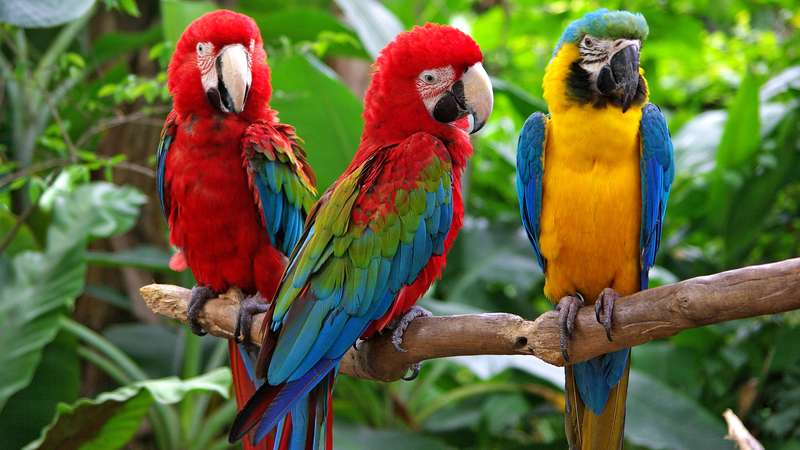
#> input picture week5/img/parrots.jpg, 800 x 450 px
$ python hw2.py
#> lines starting #> are read from the running program, lines starting #| are printed output that depends on the picture
import numpy as np
import matplotlib.pyplot as plt
import cv2

img = cv2.imread('img/parrots.jpg')
#> img is the input picture: shape (450, 800, 3); mean B, G, R 56.4, 100.4, 99.2
img = cv2.cvtColor(img,cv2.COLOR_BGR2RGB)

square_width = 50
square_height = 25

width = img.shape[1]
#> width = 800
height = img.shape[0]
#> height = 450

while (width % square_width !=0):
    width -=1
#> after the loop, width = 800

while (height % square_height !=0):
    height -=1
#> after the loop, height = 450


tiles_x = int(width/square_width)
#> tiles_x = 16
tiles_y = int(height/square_height)
#> tiles_y = 18

img2 = np.zeros((tiles_y,tiles_x,3), dtype="uint8")
img3 = np.zeros((tiles_y,tiles_x,3), dtype="uint8")

img = cv2.resize(img, dsize=(width, height))


for x in range(tiles_x):
    for y in range(tiles_y):
        sumR = 0
        sumG = 0
        sumB = 0
        reds = [0]*256
        greens = [0]*256
        blues = [0]*256
        for xx in range(square_width):
            for yy in range(square_height):
                col = img[y*square_height + yy][x*square_width + xx]
                r = col[0]
                g = col[1]
                b = col[2]

                reds[r] += 1
                greens[g] += 1
                blues[b] += 1

                sumR += r
                sumG += g
                sumB += b
        sumR /= (square_width*square_height)
        sumG /= (square_width*square_height)
        sumB /= (square_width*square_height)
        # below: unoptimised
        # for xx in range(square_width):
        #     for yy in range(square_height):
        #
        #         img2[y*square_height + yy][x*square_width + xx] =  np.array([sumR,sumG,sumB])
        #

        # img2[y*square_height:(y+1)*square_height][x*square_width:(x+1)*square_width] = np.array([sumR,sumG,sumB])

        # optimised
        img2[y][x] = np.array([sumR,sumG,sumB])
        img3[y][x] = np.array([np.argmax(reds), np.argmax(greens), np.argmax(blues)])

img2 = cv2.resize(img2, dsize=(width, height), interpolation=cv2.INTER_NEAREST)
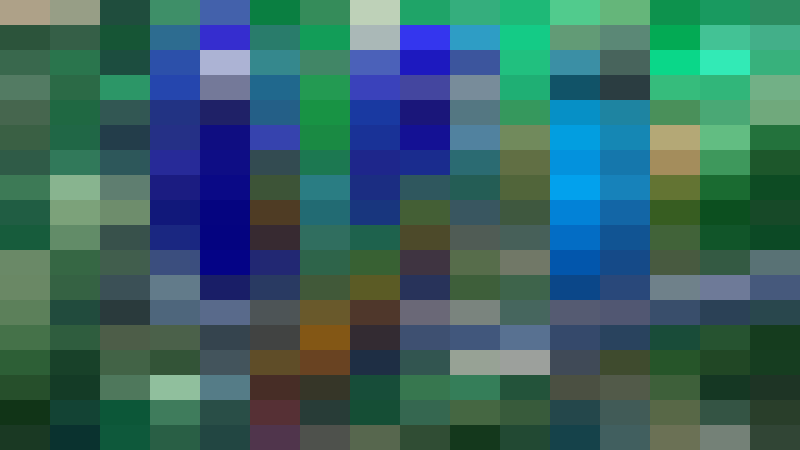
#> img2: shape (450, 800, 3); mean of channels 0, 1, 2 98.7, 99.9, 55.9; drawn as B, G, R
img3 = cv2.resize(img3, dsize=(width, height), interpolation=cv2.INTER_NEAREST)
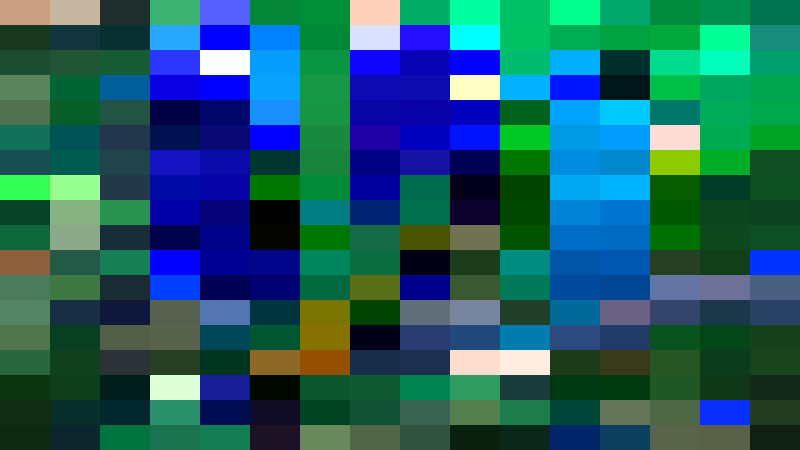
#> img3: shape (450, 800, 3); mean of channels 0, 1, 2 100.7, 93, 30.6; drawn as B, G, R

for x in range(tiles_x):
    for y in range(tiles_y):

        for xx in range(square_width):
            for yy in range(square_height):
                if(square_height*xx < square_width*yy):
                    img[y*square_height + yy][x*square_width + xx] = img2[y*square_height + yy][x*square_width + xx]
                else:
                    img[y*square_height + yy][x*square_width + xx] = img3[y*square_height + yy][x*square_width + xx]
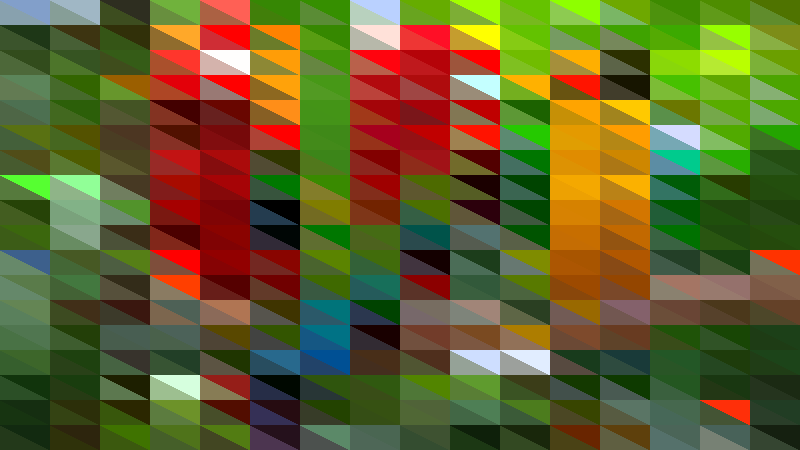
#> img: shape (450, 800, 3); mean R, G, B 99.7, 96.3, 42.7

plt.subplot(1, 2, 1)
plt.imshow(img)
plt.subplot(1, 2, 2)
plt.imshow(img3)
plt.show()
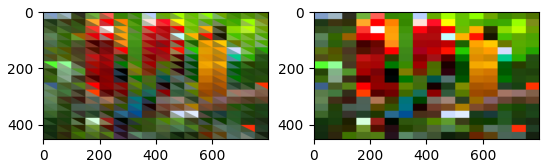
#> figure drawn by matplotlib, 2 panels
